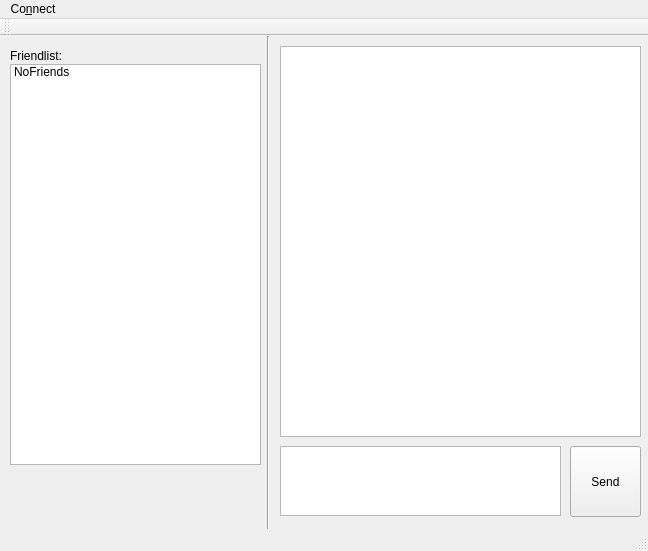
<?xml version="1.0" encoding="UTF-8"?>
<ui version="4.0">
 <class>MainWindow</class>
 <widget class="QMainWindow" name="MainWindow">
  <property name="geometry">
   <rect>
    <x>0</x>
    <y>0</y>
    <width>648</width>
    <height>551</height>
   </rect>
  </property>
  <property name="windowTitle">
   <string>MainWindow</string>
  </property>
  <widget class="QWidget" name="centralWidget">
   <widget class="QListWidget" name="listWidget">
    <property name="geometry">
     <rect>
      <x>10</x>
      <y>28</y>
      <width>251</width>
      <height>401</height>
     </rect>
    </property>
    <item>
     <property name="text">
      <string>NoFriends</string>
     </property>
    </item>
   </widget>
   <widget class="Line" name="line">
    <property name="geometry">
     <rect>
      <x>243</x>
      <y>0</y>
      <width>51</width>
      <height>501</height>
     </rect>
    </property>
    <property name="orientation">
     <enum>Qt::Vertical</enum>
    </property>
   </widget>
   <widget class="QTextEdit" name="MessageEditBox">
    <property name="geometry">
     <rect>
      <x>280</x>
      <y>410</y>
      <width>281</width>
      <height>70</height>
     </rect>
    </property>
   </widget>
   <widget class="QPushButton" name="SendButton">
    <property name="geometry">
     <rect>
      <x>570</x>
      <y>410</y>
      <width>71</width>
      <height>71</height>
     </rect>
    </property>
    <property name="text">
     <string>Send</string>
    </property>
   </widget>
   <widget class="QTextEdit" name="ChatWidged">
    <property name="geometry">
     <rect>
      <x>280</x>
      <y>10</y>
      <width>361</width>
      <height>391</height>
     </rect>
    </property>
    <property name="readOnly">
     <bool>true</bool>
    </property>
   </widget>
   <widget class="QLabel" name="label">
    <property name="geometry">
     <rect>
      <x>10</x>
      <y>10</y>
      <width>73</width>
      <height>19</height>
     </rect>
    </property>
    <property name="text">
     <string>Friendlist:</string>
    </property>
   </widget>
  </widget>
  <widget class="QMenuBar" name="menuBar">
   <property name="geometry">
    <rect>
     <x>0</x>
     <y>0</y>
     <width>648</width>
     <height>24</height>
    </rect>
   </property>
   <widget class="QMenu" name="menuConnect">
    <property name="title">
     <string>Co&amp;nnect</string>
    </property>
   </widget>
   <addaction name="menuConnect"/>
  </widget>
  <widget class="QToolBar" name="mainToolBar">
   <attribute name="toolBarArea">
    <enum>TopToolBarArea</enum>
   </attribute>
   <attribute name="toolBarBreak">
    <bool>false</bool>
   </attribute>
  </widget>
  <widget class="QStatusBar" name="statusBar"/>
 </widget>
 <layoutdefault spacing="6" margin="11"/>
 <resources/>
 <connections/>
</ui>
